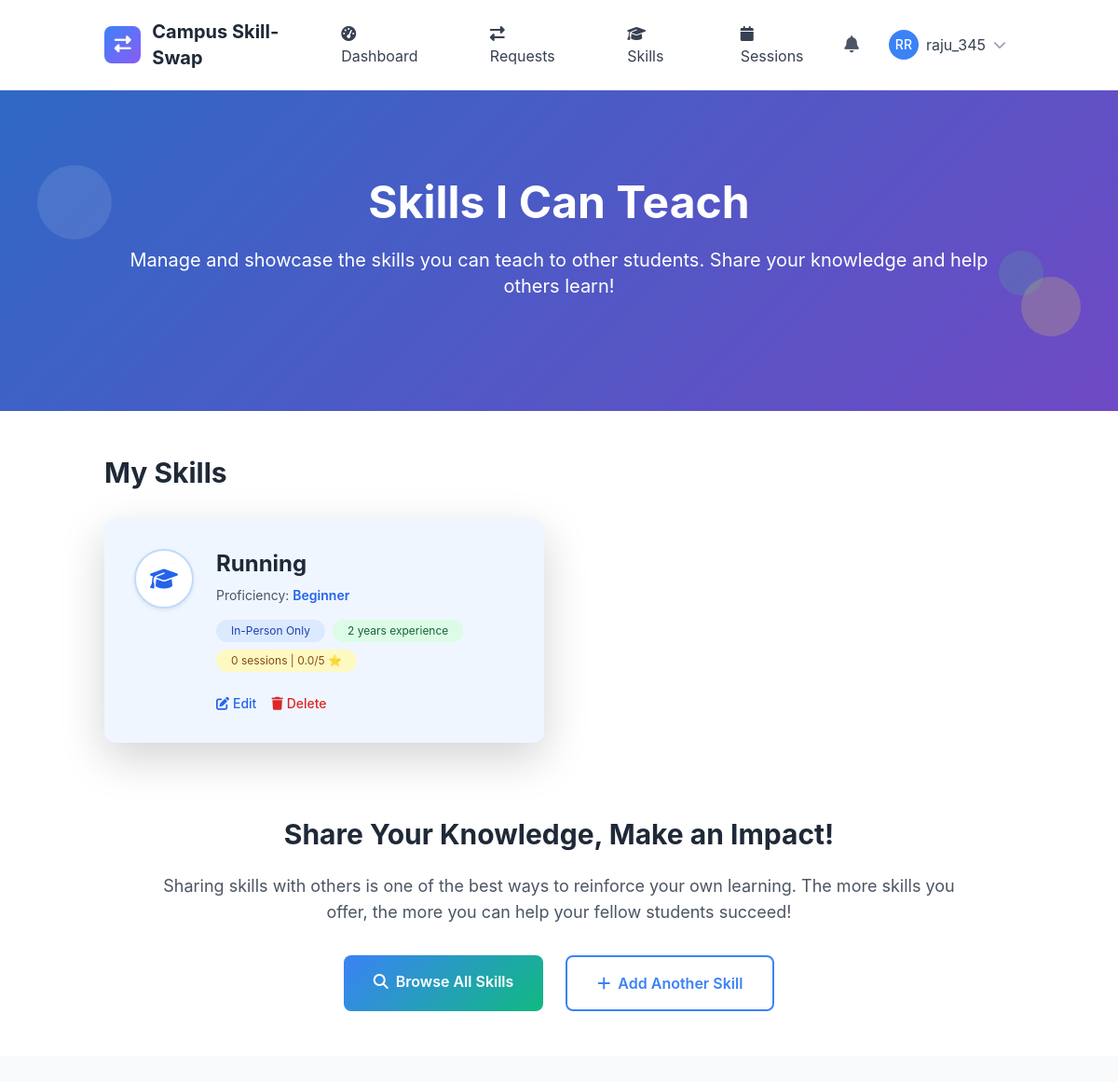
Screenshot of /skills/offered/ (signed in) with the database file from the repository.
### skills/models.py (models this page shows, shortened)
class OfferedSkill(models.Model):
    PROFICIENCY_LEVELS = [
        ('beginner', 'Beginner'),
        ('intermediate', 'Intermediate'),
        ('advanced', 'Advanced'),
        ('expert', 'Expert'),
    ]
    user = models.ForeignKey(User, on_delete=models.CASCADE, related_name='offered_skills')
    skill = models.ForeignKey(Skill, on_delete=models.CASCADE, related_name='offered_by_users')
    proficiency_level = models.CharField(max_length=20, choices=PROFICIENCY_LEVELS)
    description = models.TextField(blank=True, help_text="Describe your experience with this skill")
    years_of_experience = models.PositiveIntegerField(default=0)
    is_active = models.BooleanField(default=True)
    teaching_preference = models.CharField(max_length=20, choices=[
        ('online', 'Online Only'),
        ('in_person', 'In-Person Only'),
        ('both', 'Both Online and In-Person'),
    ], default='both')
    max_students_per_session = models.PositiveIntegerField(default=1)
    created_at = models.DateTimeField(auto_now_add=True)
    updated_at = models.DateTimeField(auto_now=True)
    total_sessions = models.PositiveIntegerField(default=0)
    average_rating = models.FloatField(default=0.0)
    class Meta:
        ordering = ['-created_at']
        unique_together = ['user', 'skill']
        db_table = 'offeredskill'

class Skill(models.Model):
    name = models.CharField(max_length=100)
    category = models.ForeignKey(SkillCategory, on_delete=models.CASCADE, related_name='skills')
    description = models.TextField(blank=True)
    is_popular = models.BooleanField(default=False)
    created_at = models.DateTimeField(auto_now_add=True)
    updated_at = models.DateTimeField(auto_now=True)
    class Meta:
        ordering = ['category__name', 'name']
        unique_together = ['name', 'category']

### skills/views.py (the view)
# urls.py: path('offered/', views.OfferedSkillListView.as_view(), name='offered_list'),
class OfferedSkillListView(LoginRequiredMixin, ListView):
    model = OfferedSkill
    template_name = 'skills/offered_list.html'
    context_object_name = 'offered_skills'
    def get_queryset(self):
        return OfferedSkill.objects.filter(user=self.request.user)
    def get_context_data(self, **kwargs):
        context = super().get_context_data(**kwargs)
        context['desired_skills'] = self.request.user.desired_skills.all()
        return context

### templates/skills/offered_list.html (shortened to what this page needs)
{% extends 'base.html' %}
{% load static %}
{% block content %}
<section class="gradient-bg relative overflow-hidden">
    <div class="absolute inset-0 bg-black opacity-20"></div>
    <div class="relative container mx-auto px-4 py-16 lg:py-24">
        <div class="text-center text-white">
            <h1 class="text-4xl lg:text-5xl font-bold mb-4">Skills I Can Teach</h1>
            <p class="text-lg lg:text-xl mb-6">Manage and showcase the skills you can teach to other students. Share your knowledge and help others learn!</p>
        </div>
    </div>
    <div class="absolute top-20 left-10 w-20 h-20 bg-white opacity-10 rounded-full animate-bounce"></div>
    <div class="absolute bottom-20 right-10 w-16 h-16 bg-yellow-300 opacity-20 rounded-full animate-pulse"></div>
    <div class="absolute top-1/2 right-20 w-12 h-12 bg-green-400 opacity-15 rounded-full animate-bounce delay-75"></div>
</section>
<section class="py-12 bg-white">
    <div class="container mx-auto px-4">
        <div class="max-w-6xl mx-auto">
            <div class="flex items-center justify-between mb-8">
                <h2 class="text-3xl font-bold text-gray-800">My Skills</h2>
            </div>
            {% if offered_skills %}
                <div class="grid grid-cols-1 lg:grid-cols-2 gap-8">
                    {% for offered in offered_skills %}
                    <div class="bg-blue-50 rounded-xl p-8 shadow-lg hover:shadow-xl transition-all transform hover:-translate-y-1">
                        <div class="flex items-start gap-6">
                            <div class="w-16 h-16 rounded-full flex items-center justify-center bg-white border-2 border-blue-200 shadow-sm">
                                <i class="fas fa-graduation-cap text-blue-600 text-2xl"></i>
                            </div>
                            <div class="flex-1">
                                <h3 class="text-2xl font-bold text-gray-800 mb-2">{{ offered.skill.name }}</h3>
                                <p class="text-sm text-gray-600 mb-2">Proficiency: <span class="font-semibold text-blue-600">{{ offered.get_proficiency_level_display }}</span></p>
                                <div class="flex flex-wrap gap-2 mb-4">
                                    <span class="inline-block bg-blue-100 text-blue-800 text-xs px-3 py-1 rounded-full">{{ offered.get_teaching_preference_display }}</span>
                                    <span class="inline-block bg-green-100 text-green-800 text-xs px-3 py-1 rounded-full">{{ offered.years_of_experience }} years experience</span>
                                    <span class="inline-block bg-yellow-100 text-yellow-800 text-xs px-3 py-1 rounded-full">{{ offered.total_sessions }} sessions | {{ offered.average_rating|floatformat:1 }}/5 ⭐</span>
                                </div>
                                <div class="flex gap-3">
                                    <a href="{% url 'skills:offered_edit' offered.pk %}" class="text-blue-600 hover:text-blue-800 font-medium text-sm flex items-center">
                                        <i class="fas fa-edit mr-1"></i>Edit
                                    </a>
                                    <a href="{% url 'skills:offered_delete' offered.pk %}" class="text-red-600 hover:text-red-800 font-medium text-sm flex items-center">
                                        <i class="fas fa-trash mr-1"></i>Delete
                                    </a>
                                </div>
                            </div>
                        </div>
                    </div>
                    {% endfor %}
                </div>
            {% endif %}
        </div>
        <div class="mt-20 text-center max-w-4xl mx-auto">
            <h3 class="text-3xl font-bold text-gray-800 mb-4">Share Your Knowledge, Make an Impact!</h3>
                            <p class="text-lg text-gray-600 mb-8">Sharing skills with others is one of the best ways to reinforce your own learning. The more skills you offer, the more you can help your fellow students succeed!</p>
            <div class="flex flex-col sm:flex-row gap-4 justify-center">
                <a href="{% url 'skills:skill_list' %}" class="btn-primary-custom px-8 py-3 text-white rounded-lg font-semibold hover:shadow-lg transition-all inline-block">
                    <i class="fas fa-search mr-2"></i>Browse All Skills
                </a>
                <a href="{% url 'skills:add_skill' %}" class="bg-white border-2 border-blue-500 text-blue-500 px-8 py-3 rounded-lg font-semibold hover:bg-blue-50 transition-all inline-block">
                    <i class="fas fa-plus mr-2"></i>Add Another Skill
                </a>
            </div>
        </div>
    </div>
</section>
{% endblock %}

### templates/base.html (shortened to what this page needs)
{% load static %}
<!DOCTYPE html>
<html lang="en" class="h-full">
<head>
    <script src="https://cdn.tailwindcss.com"></script>
    <link href="https://cdn.jsdelivr.net/npm/bootstrap@5.3.2/dist/css/bootstrap.min.css" rel="stylesheet">
    <link rel="stylesheet" href="https://cdnjs.cloudflare.com/ajax/libs/font-awesome/6.5.1/css/all.min.css">
</head>
<body class="bg-gray-50 h-full">
    <nav class="bg-white shadow-lg border-b">
        <div class="container mx-auto px-4">
            <div class="flex justify-between items-center py-3">
                <div class="flex items-center space-x-3">
                    <div class="w-10 h-10 gradient-bg rounded-lg flex items-center justify-center">
                        <i class="fas fa-exchange-alt text-white text-lg"></i>
                    </div>
                    <a href="{% url 'core:home' %}" class="text-xl font-bold text-gray-800 hover:text-blue-600 transition-colors">
                        Campus Skill-Swap
                    </a>
                </div>
                <div class="hidden md:flex items-center space-x-6">
                    {% if user.is_authenticated %}
                        <a href="{% url 'core:dashboard' %}" class="nav-link px-3 py-2 text-gray-700 hover:text-blue-600 transition-colors">
                            <i class="fas fa-tachometer-alt mr-2"></i>Dashboard
                        </a>
                        <a href="{% url 'core:requests' %}" class="nav-link px-3 py-2 text-gray-700 hover:text-blue-600 transition-colors">
                            <i class="fas fa-exchange-alt mr-2"></i>Requests
                        </a>
                        <a href="{% url 'skills:skill_list' %}" class="nav-link px-3 py-2 text-gray-700 hover:text-blue-600 transition-colors">
                            <i class="fas fa-graduation-cap mr-2"></i>Skills
                        </a>
                        <a href="{% url 'skill_sessions:session_management' %}" class="nav-link px-3 py-2 text-gray-700 hover:text-blue-600 transition-colors">
                            <i class="fas fa-calendar mr-2"></i>Sessions
                        </a>
                    {% endif %}
                </div>
                <div class="flex items-center space-x-4">
                    {% if user.is_authenticated %}
                        <div class="relative">
                            <button id="notificationBtn" class="relative p-2 text-gray-600 hover:text-blue-600 transition-colors">
                                <i class="fas fa-bell text-lg"></i>
                            </button>
                        </div>
                        <div class="relative">
                            <button id="userMenuBtn" class="flex items-center space-x-2 p-2 rounded-lg hover:bg-gray-100 transition-colors">
                                {% if user.profile.profile_picture %}
                                    <img src="{{ user.profile.profile_picture.url }}" alt="Profile" class="w-8 h-8 rounded-full">
                                {% else %}
                                    <div class="w-8 h-8 bg-blue-500 rounded-full flex items-center justify-center">
                                        <span class="text-white text-sm font-medium">{{ user.first_name|first|upper }}{{ user.last_name|first|upper }}</span>
                                    </div>
                                {% endif %}
                                <span class="hidden md:block text-gray-700">{{ user.username}}</span>
                                <i class="fas fa-chevron-down text-gray-400 text-sm"></i>
                            </button>
                        </div>
                    {% endif %}
                </div>
            </div>
        </div>
    </nav>
    <main class="min-h-screen">
        {% block content %}{% endblock %}
    </main>
</body>
</html>

### templates/base.html (style rules this page uses)
:root { --primary-color: #3B82F6; --secondary-color: #10B981; --accent-color: #8B5CF6; --warning-color: #F59E0B; --danger-color: #EF4444; }
body { font-family: 'Inter', -apple-system, BlinkMacSystemFont, sans-serif; }
.gradient-bg { background: linear-gradient(135deg, var(--primary-color) 0%, var(--accent-color) 100%); }
.btn-primary-custom { background: linear-gradient(135deg, var(--primary-color), var(--secondary-color)); border: none; transition: all 0.3s ease; }

### rows the page displays
OfferedSkill: skill.name "Running", proficiency_level "Beginner", teaching_preference "In-Person Only", years_of_experience "2", total_sessions "0", average_rating "0.0"

### other values shown
{{ user.first_name|first|upper }} "R"
{{ user.last_name|first|upper }} "R"
{{ user.username }} "raju_345"
